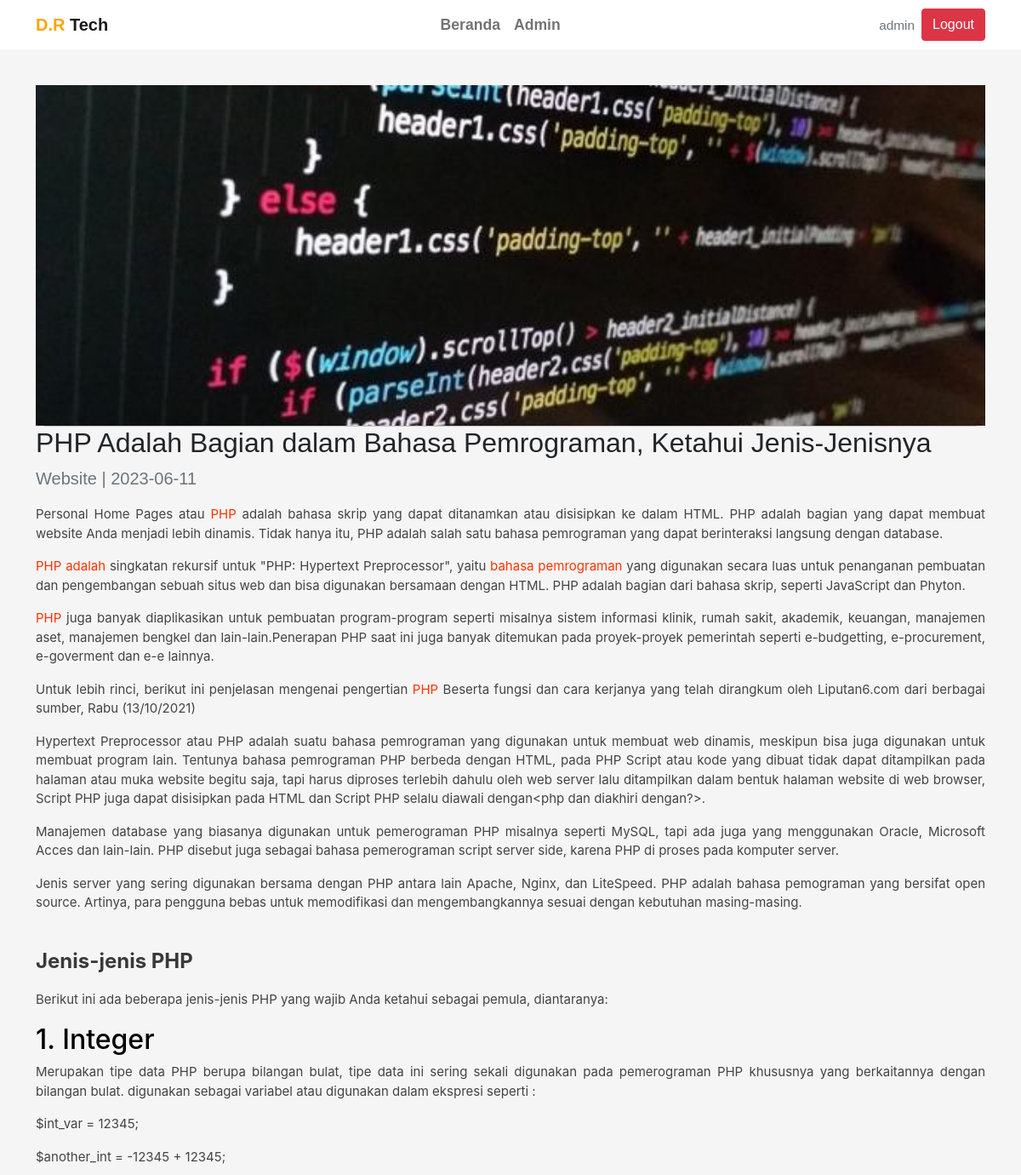
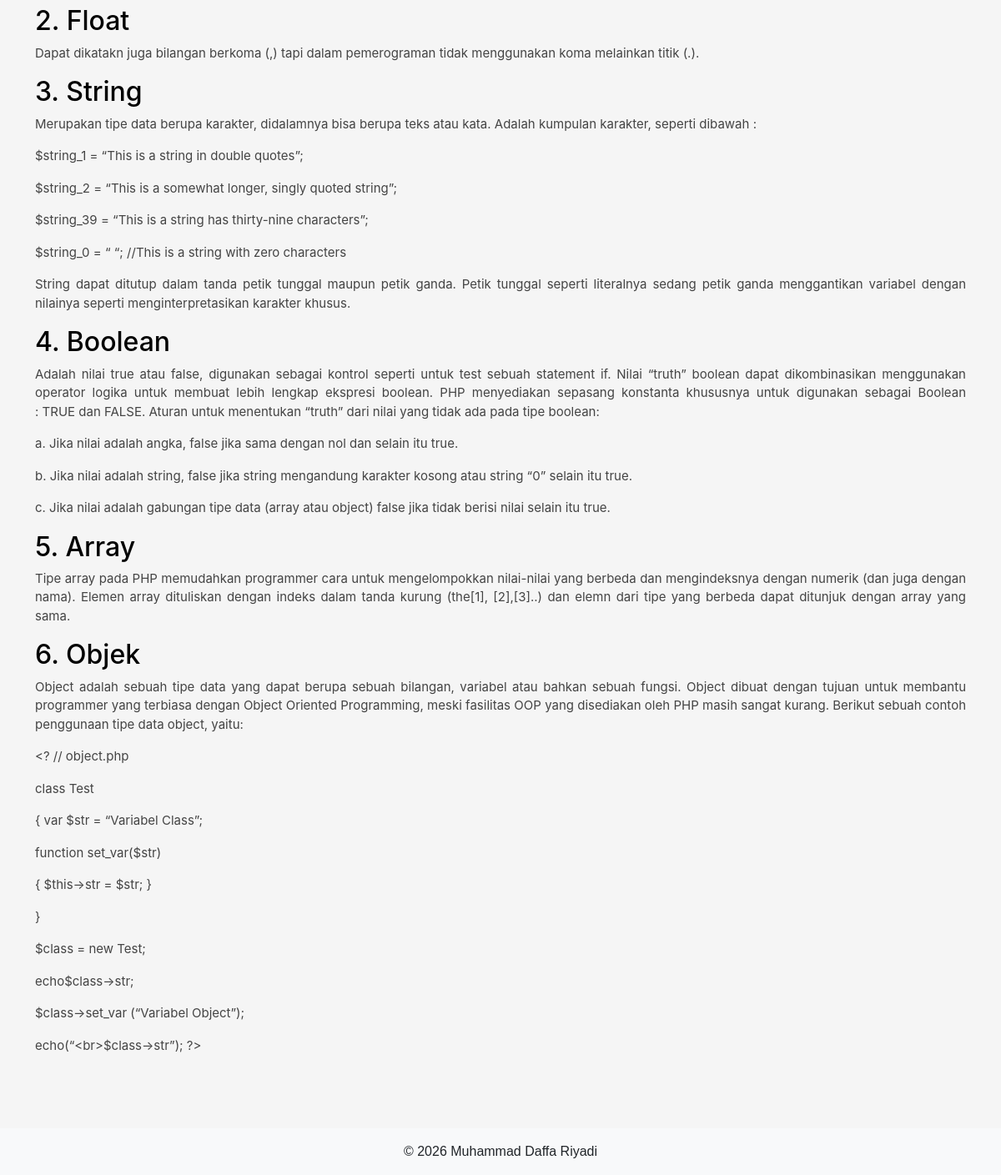
The app's page /web-teknologi/artphp.php?id=1 (signed in) with its own data (2 pictures, top to bottom).
### tables this page shows
CREATE TABLE `highlight` (
  `id` int NOT NULL,
  `gambar` varchar(255) NOT NULL,
  `judul` varchar(255) NOT NULL,
  `kategori` varchar(100) NOT NULL,
  `isi` text NOT NULL,
  `tgl_upload` date NOT NULL
);

### web-teknologi/inc/inc_koneksi.php (called while the page is built, shortened)
<?php
function db(): mysqli
{
    static $koneksi = null;
    if ($koneksi === null) {
        try {
            $koneksi = mysqli_connect(DB_HOST, DB_USER, DB_PASS, DB_NAME, DB_PORT);
            mysqli_set_charset($koneksi, 'utf8mb4');
        } catch (mysqli_sql_exception $e) {
            http_response_code(500);
            exit('Koneksi database gagal: ' . $e->getMessage()
                . ' (cek DB_HOST/DB_PORT/DB_NAME di inc/inc_koneksi.php)');
        }
    }
    return $koneksi;
}

### web-teknologi/inc/inc_fungsi.php (called while the page is built, shortened)
<?php
require_once __DIR__ . '/inc_koneksi.php';
function e($s): string
{
    return htmlspecialchars((string) $s, ENT_QUOTES, 'UTF-8');
}
function db_query(string $sql, array $params = []): mysqli_stmt
{
    $stmt = mysqli_prepare(db(), $sql);
    if ($params) {
        mysqli_stmt_bind_param($stmt, str_repeat('s', count($params)), ...$params);
    }
    mysqli_stmt_execute($stmt);
    return $stmt;
}
function db_all(string $sql, array $params = []): array
{
    return mysqli_fetch_all(mysqli_stmt_get_result(db_query($sql, $params)), MYSQLI_ASSOC);
}
function db_one(string $sql, array $params = []): ?array
{
    return db_all($sql, $params)[0] ?? null;
}

### web-teknologi/artphp.php (the view, shortened to what this page needs)
<?php
require_once __DIR__ . '/inc/inc_layout.php';
$id   = (int) ($_GET['id'] ?? 0);
$data = $id ? db_one('SELECT * FROM highlight WHERE id = ?', [$id]) : null;
?>
<article class="container py-4">
    <img src="gambar/<?= e($data['gambar']) ?>" class="img-fluid w-100" style="height: 400px; object-fit: cover;"
        alt="<?= e($data['judul']) ?>" />
    <hr>
    <h2><?= e($data['judul']) ?></h2>
    <p class="lead text-muted"><?= e($data['kategori']) ?> | <?= e($data['tgl_upload']) ?></p>
    <div style="text-align: justify;">
        <?= $data['isi']  ?>
    </div>
</article>

### web-teknologi/css/style.css (style rules this page uses)
* { margin: 0; padding: 0; box-sizing: border-box; }
body { font-family: "Poppins", Arial, Helvetica, sans-serif; background-color: whitesmoke; padding-top: 76px; }
hr { margin: 0 10px; }

### records on screen
highlight: gambar (picture), judul "PHP Adalah Bagian dalam Bahasa Pemrograman, Ketahui Jenis-Jenisnya", kategori "Website", tgl_upload "2023-06-11", isi "Personal Home Pages atau PHP adalah bahasa skrip yang dapat ditanamkan atau disisipkan ke dalam HTML. PHP adalah bagian yang dapat membuat website Anda menjadi lebih dinamis. Tidak hanya itu, PHP adalah salah satu bahasa pemrograman yang dapat berinteraksi langsung dengan database. PHP adalah singkatan rekursif untuk \"PHP: Hypertext Preprocessor\", yaitu bahasa pemrograman yang digunakan secara luas untuk penanganan pembuatan dan pengembangan sebuah situs web dan bisa digunakan bersamaan dengan HTML. PHP adalah bagian dari bahasa skrip, seperti JavaScript dan Phyton. PHP juga banyak diaplikasikan untuk pembuatan program-program seperti misalnya sistem informasi klinik, rumah sakit, akademik,…"

### other values on screen
$_SESSION['username'] "admin"
